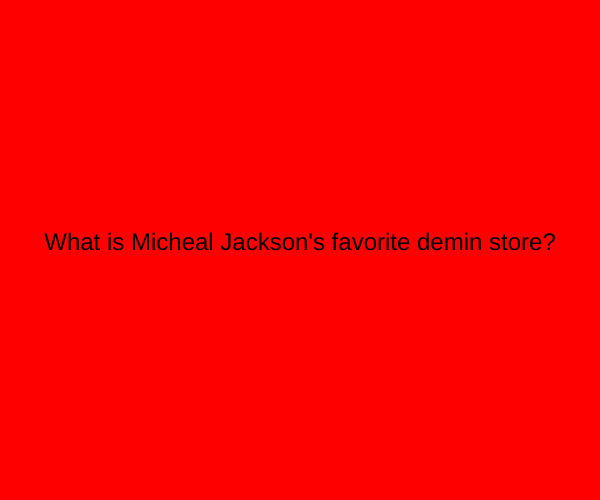
Frame 1 (no input)
Frame 60 (no input): identical to frame 1, image omitted
Frame 120 (the mouse pressed at the canvas centre since frame 60): identical to frame 1, image omitted

The p5.js sketch that drew this single still picture (run headless with seeded random() and noise() and a simulated clock; from frame 60 on, the mouse is pressed at the canvas centre):

// p5.js sketch
// ── sketch.js
let state = 0;

function setup() {
  createCanvas(600, 500);
  textAlign(CENTER);
  textSize(24);
}

function draw() {
  switch (state) {
    case 0:
      background('red');
      text("What is Micheal Jackson's favorite demin store?", width / 2, height / 2);
      break;

    case 1:
      background('green');
      text("Billie Jeans!!", width / 2, height / 2);
      break;

  }
}

function mouseReleased() {
  state++;
  if (state > 1) {
    state = 0;
  }
}
